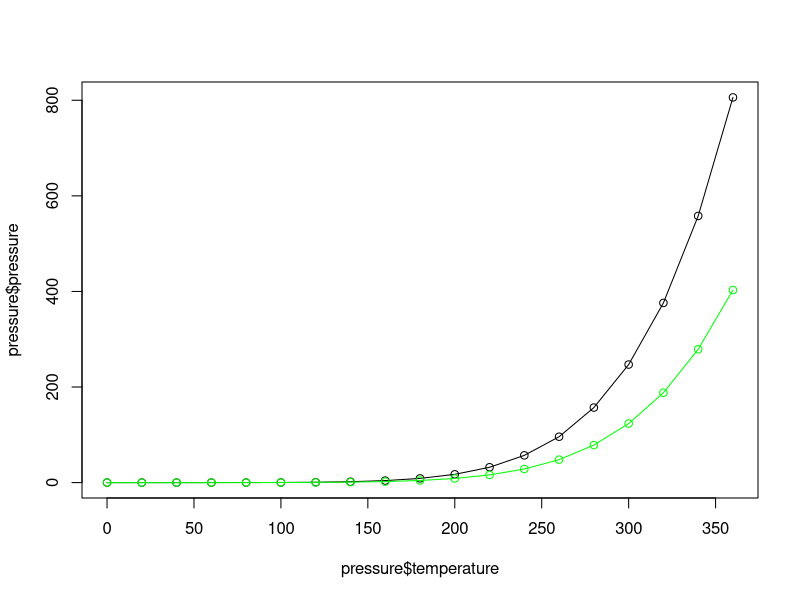
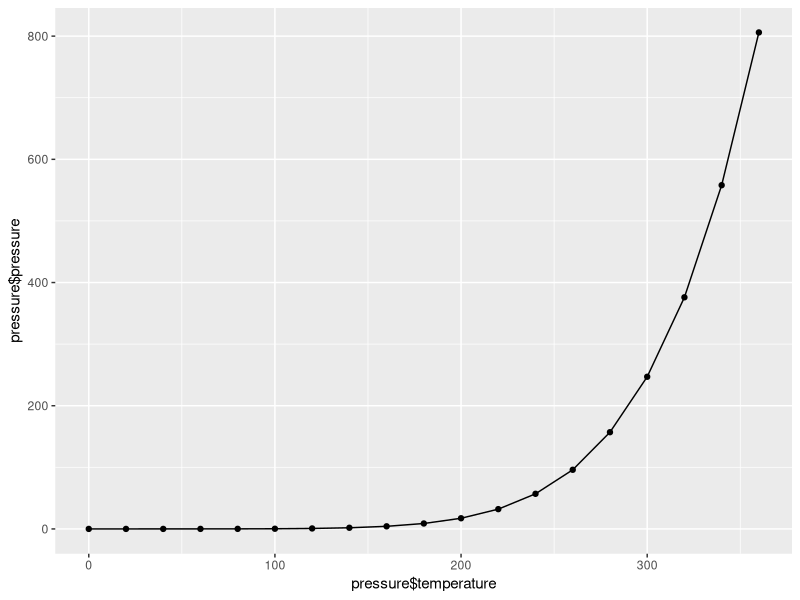
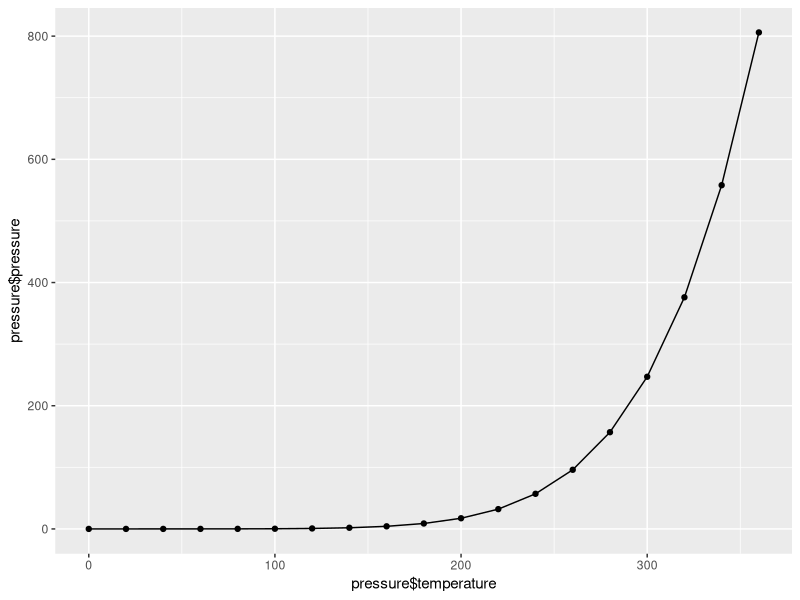
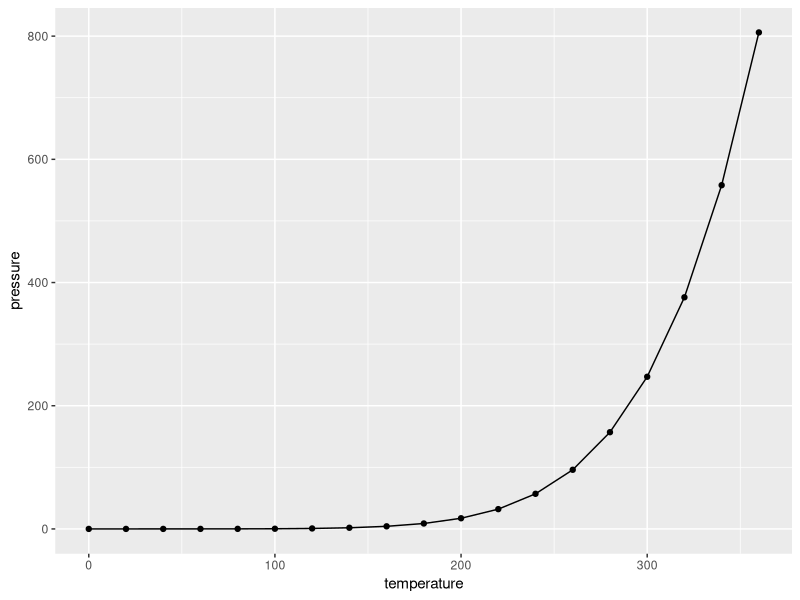

Here is the R script that generated these plots, in order:
library(ggplot2)  # always load ggplot2 library first

# === basic ===
plot(pressure$temperature, pressure$pressure, type="l")   # plot the line
points(pressure$temperature, pressure$pressure)   # plot the points
# add additional line and point
lines(pressure$temperature, pressure$pressure/2, col='green')
points(pressure$temperature, pressure$pressure/2, col='green')

# === qplot() ===
qplot(pressure$temperature, pressure$pressure, geom=c('line', 'point'))
# or added with an extra 'point' layer
qplot(pressure$temperature, pressure$pressure, geom='line') + geom_point()

# === ggplot() ===
ggplot(pressure, aes(x=temperature, y=pressure)) + geom_line() + geom_point()
